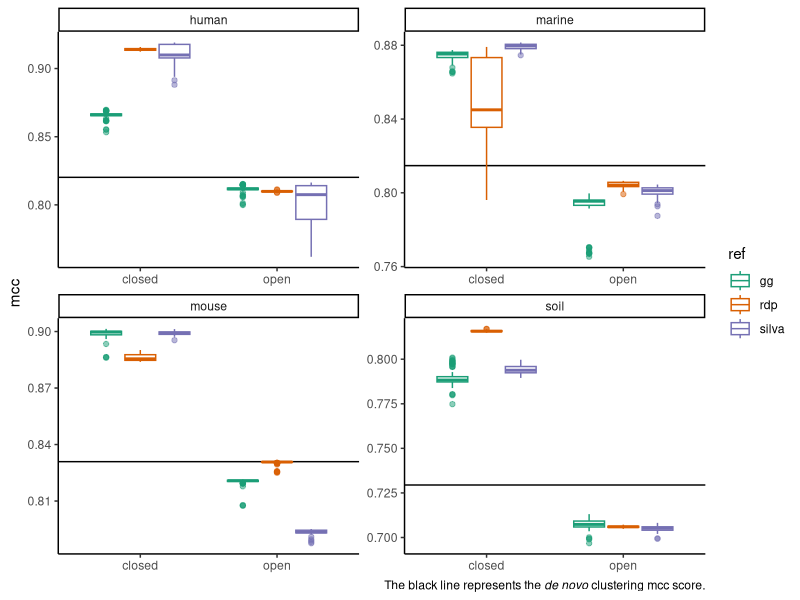
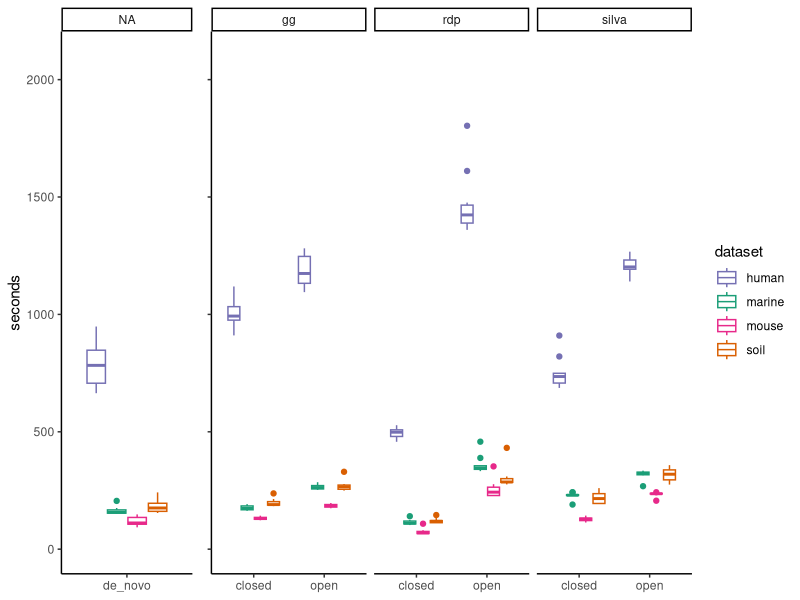
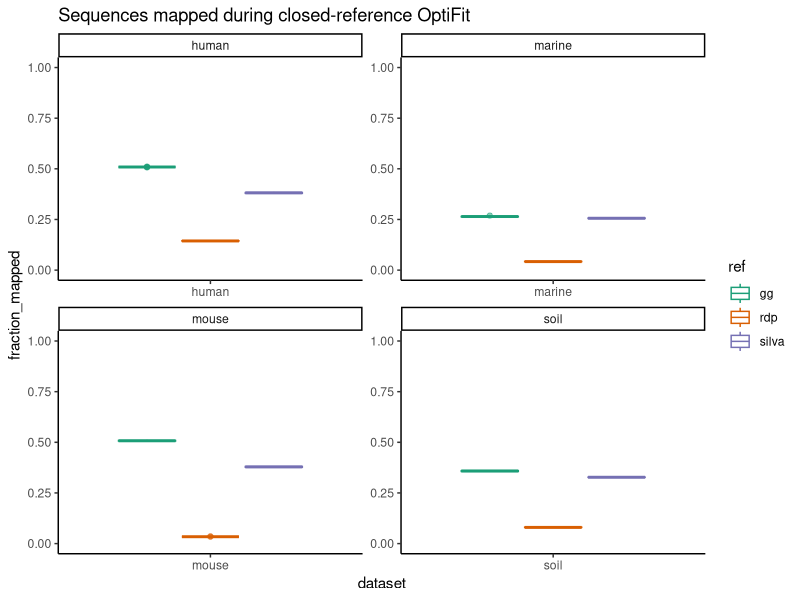

The R source for these figures, in order:
## ---- chunk 1
knitr::opts_chunk$set(echo = TRUE,
                      message = FALSE,
                      fig.path = "figures/"
                      )
## ---- chunk 2
library(cowplot)
library(ggtext)
library(here)
library(knitr)
library(tidyverse)
theme_set(theme_classic())
color_palette <- RColorBrewer::brewer.pal(4, "Dark2")
dataset_colors <- c(
  human = color_palette[[3]],
  marine = color_palette[[1]],
  mouse = color_palette[[4]],
  soil = color_palette[[2]]
)
## ---- chunk 3
relevel_method <- function(df) {
  df %>%
    mutate(method = fct_relevel(method, c("open", "closed", "de_novo")))
}

plot_box_time <- function(df) {
  df %>%
    group_by(dataset, method) %>%
    ggplot(aes(x = method, y = s, color = dataset)) +
    geom_boxplot() +
    scale_color_manual(values = dataset_colors) +
    facet_wrap("ref") +
    ylim(0,2100) +
    labs(y = 'seconds') +
    theme(axis.title.x = element_blank())
}
## ---- chunk 4
sensspec_fit <-
  read_tsv(here('subworkflows/2_fit_reference_db/results/sensspec.tsv')) 
sensspec_clust <- read_tsv(here('subworkflows/1_prep_samples/results/sensspec.tsv')) %>% 
  select(-ref) %>% 
  group_by(dataset) %>% 
  summarize(mean_mcc = mean(mcc))
#sensspec <- bind_rows(sensspec_fit, sensspec_clust)
sensspec_fit %>%
  group_by(dataset, method) %>%
  ggplot(aes(x = method, y = mcc, color = ref)) +
  geom_hline(aes(yintercept = mean_mcc), sensspec_clust) +
  geom_boxplot(alpha = 0.5) +
  scale_color_brewer(palette = 'Dark2') +
  #ylim(0.5, 1) +
  facet_wrap('dataset', scales = 'free') +
  labs(caption = "The black line represents the *de novo* clustering mcc score.") +
  theme(#legend.position = "None",
        axis.title.x = element_blank(),
        plot.caption = element_markdown())
## ---- chunk 5
benchmarks_fit <-
  read_tsv(here('subworkflows/2_fit_reference_db/results/benchmarks.tsv'))
benchmarks_clust <- read_tsv(here('subworkflows/1_prep_samples/results/benchmarks.tsv'))

time_plot_fit <- benchmarks_fit %>% 
  plot_box_time() +
  theme(axis.text.y = element_blank(),
        axis.title.y = element_blank())
time_plot_clust <- benchmarks_clust %>% 
  plot_box_time() +
  theme(legend.position = "None")

plot_grid(time_plot_clust, time_plot_fit,
          align = "h", rel_widths = c(1,3))
## ---- chunk 6
dataset_sizes <-
  read_tsv(here('subworkflows/1_prep_samples/results/dataset_sizes.tsv'))
kable(dataset_sizes)
## ---- chunk 7
ref_sizes <-
  read_tsv(here('subworkflows/2_fit_reference_db/results/ref_sizes.tsv'))
kable(ref_sizes)
## ---- chunk 8
fractions <- read_tsv(here('subworkflows/2_fit_reference_db/results/fraction_reads_mapped.tsv'))
fractions %>% 
  ggplot(aes(x=dataset, y=fraction_mapped, color=ref)) +
  geom_boxplot(alpha = 0.5) +
  scale_color_brewer(palette = 'Dark2') +
  facet_wrap("dataset", scales = 'free') +
  ylim(0, 1) +
  labs(title="Sequences mapped during closed-reference OptiFit")
